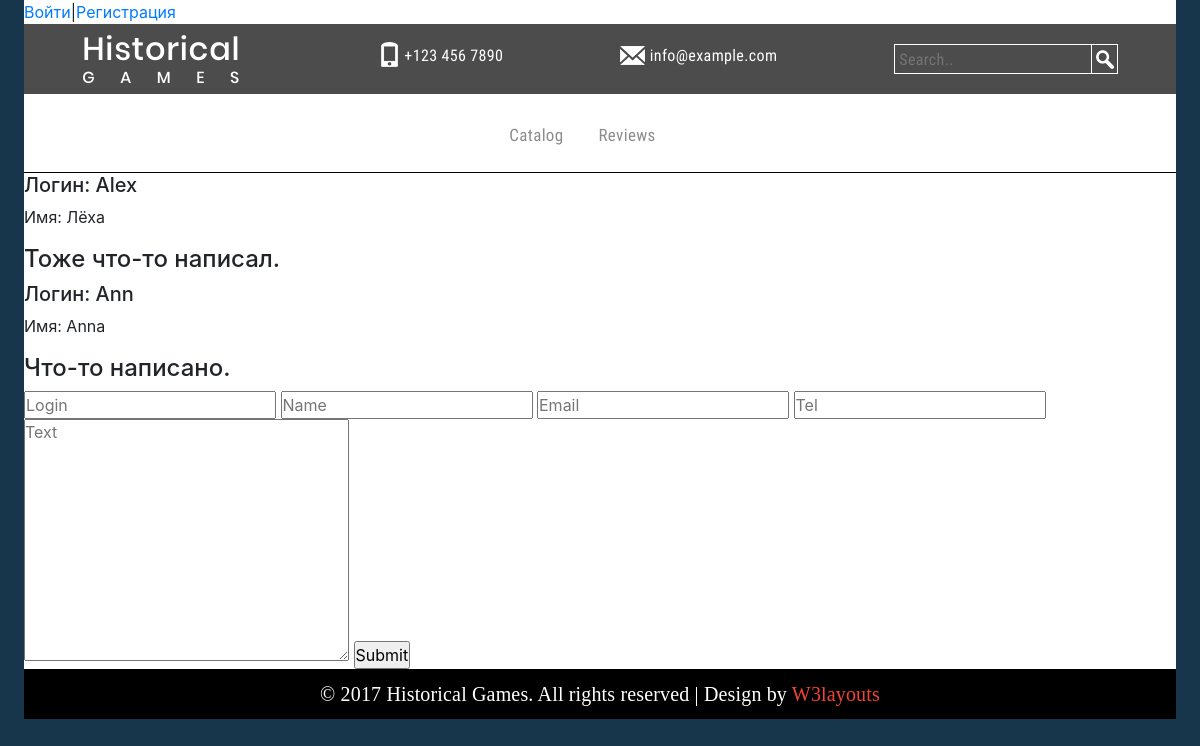
Screenshot of /reviews.php with the database file from the repository.
### tables this page shows
CREATE TABLE `reviews` (
  `id` int NOT NULL,
  `login` text NOT NULL,
  `name` text NOT NULL,
  `email` text NOT NULL,
  `tel` int NOT NULL,
  `text` text NOT NULL
);

### models/Models.php (called while the page is built, shortened)
<?php require_once "../config/dbconfig.php";
function getAll($connect, $table, $orderby = 'id') {
    $query = "SELECT * FROM {$table} order by {$orderby} desc";
    $result = mysqli_query($connect, $query);
    $n = mysqli_num_rows($result);
    $res = array();
    for ($i = 0; $i < $n; $i++) {
        $row = mysqli_fetch_assoc($result);
        $res[] = $row;
    }
    return $res;
}

### controllers/User.php (called while the page is built, shortened)
<?php include_once "../models/Models.php";
$com = getAll($connect, 'reviews');

### public/reviews.php (the view, shortened to what this page needs)
<?php include_once "../controllers/User.php";?>
<!DOCTYPE html>
<html lang="en">
<head>
    <link rel="stylesheet" href="css/style.css">
    <link rel="stylesheet" href="https://stackpath.bootstrapcdn.com/bootstrap/4.4.1/css/bootstrap.min.css">
    <link rel="stylesheet" href="packages/font/poppins/poppins.css">
    <link rel="stylesheet" href="packages/font/poppinssemibold/poppins_semibold.css">
    <link rel="stylesheet" href="packages/font/robotocondensed/robotocondensed.css">
</head>
<body class="bgcolor">
    <div id="app" class="color">
        <div id="login">
            <?php include "../templates/profile.php"?>
        </div>
        <header>
            <?php include "../templates/header.php"?>
        </header>
        <nav class="menu">
            <?php include "../templates/menu.php"?>
        </nav>
        <main>
           <div id="reviews">
               <?php
                foreach($com as $post):?>
                <div class="postUser">
                    <h5>Логин: <?= $post['login']?></h5>
                    <p>Имя: <?= $post['name']?></p>
                    <h4><?= $post['text']?></h4>
                </div>
                <?php endforeach;?>
           </div>
            <form method="post">
                <input type="text" name="login" placeholder="Login" autofocus required>
                <input type="text" name="name" placeholder="Name" required>
                <input type="email" name="email" placeholder="Email" required>
                <input type="tel" name="tel" placeholder="Tel">
                <textarea name="post" id="post" cols="30" rows="10" placeholder="Text" required></textarea>
                <input type="submit" name="reviews">
            </form>
        </main>
        <footer class="footer">
            <?php include "../templates/footer.php"?>
        </footer>
    </div>
</body>
</html>

### public/css/style.css (style rules this page uses)
* { margin: 0; padding: 0; }
.bgcolor { background-color: #17364c; }
.color { width: 96%; margin: 0 auto; background-color: #fff; }
header { width: 100%; background-color: rgba(0, 0, 0, 0.7); display: table; padding: 0.7rem 0; }
.menu { text-align: center; }
.footer { width: 100%; background-color: #000; text-align: center; margin: 0 auto; }

### rows the page displays
reviews: login "Alex", name "Лёха", text "Тоже что-то написал."
reviews: login "Ann", name "Anna", text "Что-то написано."
